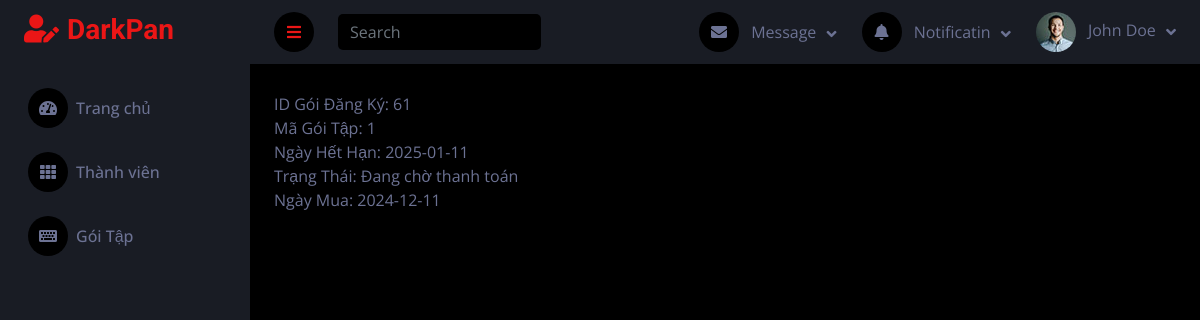
/views/NV_Quay/thanhVien/ChiTietThanhVien.php?userID=2, run on the app's committed database.
### tables this page shows
CREATE TABLE `goidangky` (
  `idDangKy` int(11) NOT NULL,
  `userID` int(11) NOT NULL,
  `maGoiTap` int(11) NOT NULL,
  `ngayHetHan` date NOT NULL,
  `trangThai` enum('Đang hoạt động','Hết hạn','Đã hủy','Đang chờ thanh toán') NOT NULL DEFAULT 'Đang chờ thanh toán',
  `ngayMua` date NOT NULL
);

### models/ThanhVienModel.php (called while the page is built, shortened)
<?php
require_once "../config/database.php";
class Member {
    private $conn;
    public function __construct() {
        $database = new Database();
        $this->conn = $database->connect();
    }
    public function getGoiDangKyByUserID($userID) {
        $query = "SELECT idDangKy, userID, maGoiTap, ngayHetHan, trangThai, ngayMua
                  FROM goidangky
                  WHERE userID = ?";
        $stmt = $this->conn->prepare($query);
        $stmt->bind_param("i", $userID);
        $stmt->execute();
        $result = $stmt->get_result();
        return $result->fetch_all(MYSQLI_ASSOC);
    }
}
?>

### config/database.php (called while the page is built, shortened)
<?php
class Database {
    private $servername = "localhost:3306";
    private $username = "root";
    private $password = "";
    private $dbname = "gym";
    public function connect() {
        $this->conn = mysqli_connect($this->servername, $this->username, $this->password, $this->dbname);
        return $this->conn;
    }
}
?>

### views/NV_Quay/thanhVien/ChiTietThanhVien.php (the view, shortened to what this page needs)
<!DOCTYPE html>
<html lang="en">
<head>
    <link href="https://cdnjs.cloudflare.com/ajax/libs/font-awesome/5.10.0/css/all.min.css" rel="stylesheet">
    <link href="https://cdn.jsdelivr.net/npm/bootstrap-icons@1.4.1/font/bootstrap-icons.css" rel="stylesheet">
    <link href="asset/lib/owlcarousel/assets/owl.carousel.min.css" rel="stylesheet">
    <link href="asset/lib/tempusdominus/css/tempusdominus-bootstrap-4.min.css" rel="stylesheet" />
    <link href="asset/css/bootstrap.min.css" rel="stylesheet">
    <link href="asset/css/style.css" rel="stylesheet">
</head>
<body>
    <?php require_once('../views/NV_Quay/layout/header.php'); ?>
    <?php require_once('../views/NV_Quay/layout/sidebar.php'); ?>
    <div class="container-fluid pt-4 px-4 my-1">
    <?php
        require_once '../models/ThanhVienModel.php';
        $thanhVienModel = new Member();
        $userID = isset($_GET['userID']) ? $_GET['userID'] : null;
        if ($userID) {
            $goiDangKyList = $thanhVienModel->getGoiDangKyByUserID($userID);
            foreach ($goiDangKyList as $item) {
                echo "ID Gói Đăng Ký: " . $item['idDangKy'] . "<br>";
                echo "Mã Gói Tập: " . $item['maGoiTap'] . "<br>";
                echo "Ngày Hết Hạn: " . $item['ngayHetHan'] . "<br>";
                echo "Trạng Thái: " . $item['trangThai'] . "<br>";
                echo "Ngày Mua: " . $item['ngayMua'] . "<br><br>";
            }
        }else {
            echo "<p>Không có thông tin gói đăng ký cho thành viên này.</p>";
        }
    ?>
    </div>
</body>
</html>

### asset/css/style.css (style rules this page uses)
:root { --primary: #EB1616; --secondary: #191C24; --light: #6C7293; --dark: #000000; }

### data on the page
goidangky: idDangKy "61", maGoiTap "1", ngayHetHan "2025-01-11", trangThai "Đang chờ thanh toán", ngayMua "2024-12-11"
